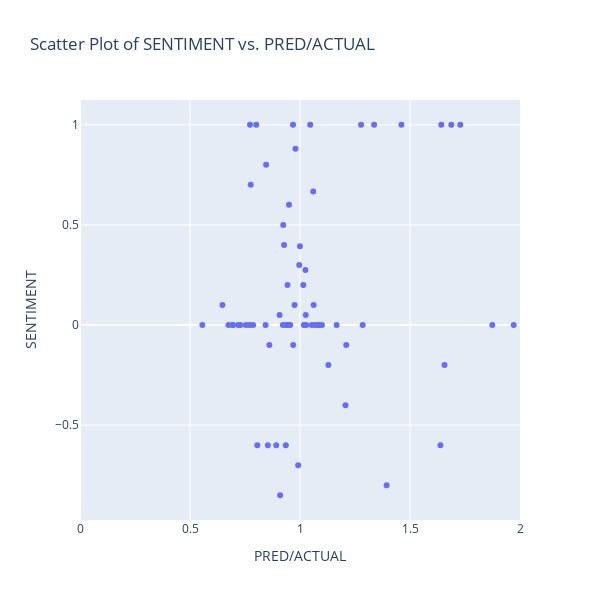

Notebook code for this chart:
### Code cell
fig = px.scatter(
    filtered_df,
    y='SENTIMENT',
    x='PRED/ACTUAL',
    title='Scatter Plot of SENTIMENT vs. PRED/ACTUAL'
)

fig.update_layout(
    yaxis_title='SENTIMENT',
    xaxis_title='PRED/ACTUAL'
)
fig.update_layout(width=600, height=600, showlegend=False)
fig.update_xaxes(range=[0, 2])
fig.show()

### Figure 1 — Plotly figure (JSON) as saved in the notebook; plotly's stock layout.template omitted (floating-point values rounded to 4 significant figures)
{"data": [{"hovertemplate": "PRED/ACTUAL=%{x}<br>SENTIMENT=%{y}<extra></extra>", "legendgroup": "", "marker": {"color": "#636efa", "symbol": "circle"}, "mode": "markers", "name": "", "orientation": "v", "showlegend": false, "type": "scatter", "x": [0.7727, 1.046, 2.451, 1.337, 2.664, 1.642, 1.729, 0.8011, 1.278, 0.9683, 1.688, 1.461, 2.97, 2.022, 0.9794, 3.703, 0.8461, 0.7761, 1.06, 0.9502, 0.9238, 0.9277, 0.9996, 0.9967, 1.025, 0.9433, 1.015, 0.6475, 0.9753, 1.062, 0.9072, 1.026, 1.1, 1.018, 0.7869, 0.9445, 1.285, 1.084, 1.054, 0.6751, 0.7196, 0.9407, 1.084, 0.9558, 1.874, 0.7543, 1.068, 0.7289, 0.6959, 0.9387, 1.166, 1.971, 0.8435, 0.6941, 1.028, 0.9221, 0.5563, 0.7709, 0.969, 1.21, 0.8607, 1.657, 2.709, 1.129, 2.85, 1.207, 2.638, 0.8538, 1.638, 0.8059, 0.9355, 0.8921, 0.9916, 2.155, 1.394, 0.9098], "xaxis": "x", "y": [1, 1, 1, 1, 1, 1, 1, 1, 1, 1, 1, 1, 1, 1, 0.88, 0.8, 0.8, 0.7, 0.6667, 0.6, 0.5, 0.4, 0.3929, 0.3, 0.275, 0.2, 0.2, 0.1, 0.1, 0.1, 0.05, 0.05, 0, 0, 0, 0, 0, 0, 0, 0, 0, 0, 0, 0, 0, 0, 0, 0, 0, 0, 0, 0, 0, 0, 0, 0, 0, 0, -0.1, -0.1, -0.1, -0.2, -0.2, -0.2, -0.2667, -0.4, -0.5, -0.6, -0.6, -0.6, -0.6, -0.6, -0.7, -0.775, -0.8, -0.85], "yaxis": "y"}], "layout": {"height": 600, "legend": {"tracegroupgap": 0}, "showlegend": false, "title": {"text": "Scatter Plot of SENTIMENT vs. PRED/ACTUAL"}, "width": 600, "xaxis": {"anchor": "y", "domain": [0, 1], "range": [0, 2], "title": {"text": "PRED/ACTUAL"}}, "yaxis": {"anchor": "x", "domain": [0, 1], "title": {"text": "SENTIMENT"}}}}
